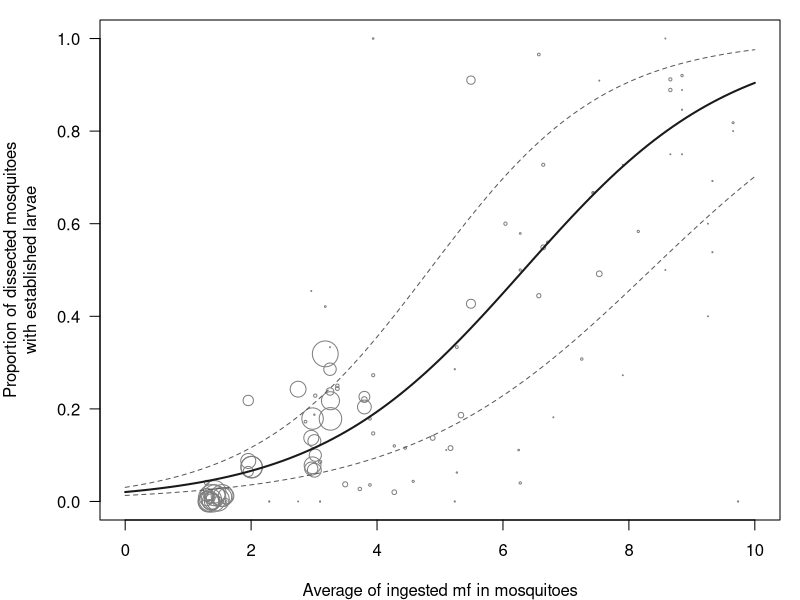
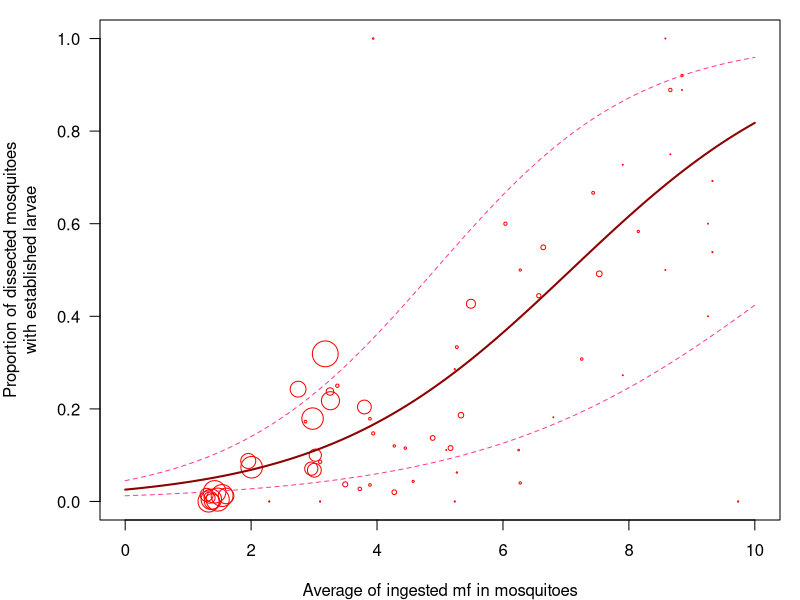
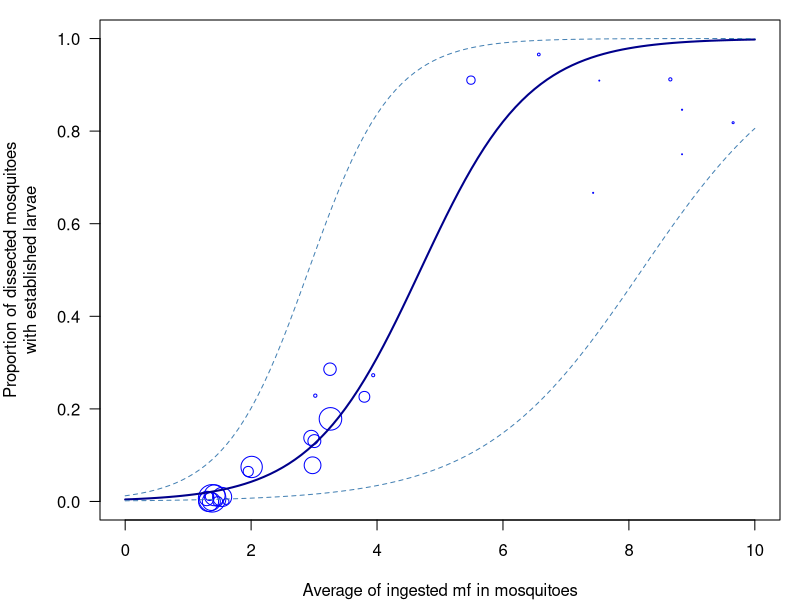

R code for these plots, in order: (Note: this script raises an error after producing the figures.)
# bootstrapped confidence interval
# SOURCE: https://epurdom.github.io/Stat131A/book/curve-fitting.html

# 1. Data used mfE vs. Mosquito proportion with Larvae #########################
# Data needed:
# dat_sel$Human_mf_intensity_per20uL
# dat_sel$Mosquito_larvae_infected_proportion_fromtotaldissected
# dat_sel$mf_mean_arithmetic_pertotaldissectedmosquito
# dat_sel$mfE_mean_calculated

# 1. Data preparation ##########################################################
library(tidyverse)
library(readxl)

dat_sel <- read.csv("inputs/Mosquito_EstablishedInfection_Data_clean.csv")

# 2. SUCCESSSS glm #############################################################

# 2.1. Use mfE vs. Proportion, ALL SPECIES #####################################
dat_anal <- dat_sel %>% 
  select(Reference, Mosquito_species, Mosquito_larvae_infected_proportion_fromtotaldissected, Mosquito_totaldissected, Mosquito_larvae_infected_count, mfE_mean_calculated) %>% 
  filter(!is.na(Mosquito_larvae_infected_proportion_fromtotaldissected) & Mosquito_larvae_infected_proportion_fromtotaldissected != "not_analysed",
         !is.na(mfE_mean_calculated) & mfE_mean_calculated != "not_analysed") %>%
  mutate(Unique_ID = row_number()) %>% 
  # view() %>% 
  glimpse()

# To simplify the code
y <- dat_anal$Mosquito_larvae_infected_proportion_fromtotaldissected
x <- dat_anal$mfE_mean_calculated
AllMosq <- dat_anal$Mosquito_totaldissected
AllPos <- dat_anal$Mosquito_larvae_infected_count

# THE BOOTSTRAP! ###############################################################
bootstrapGLM <- function(y, x, repetitions, confidence.level = 0.95, seed = 0) {
  set.seed(seed)  # For reproducibility
  fit <- glm(cbind(AllPos, AllMosq - AllPos) ~ x, family = binomial(link = "logit"))
  stat.obs <- coef(fit)
  sum.all <- summary(fit)
  std.Err <- sum.all$coefficients[, "Std. Error"] # that pain-in-the ass Std.Err coz examples only calculate CI
  
  # Predict fitted values for the original data
  fitted_values_original <- predict(fit, type = "response")  # Logistic predictions
  
  # Bootstrap function
  bootFun <- function() {
    sampled <- sample(1:length(y), size = length(y), replace = TRUE)
    fit_sampled <- glm(cbind(AllPos[sampled], AllMosq[sampled] - AllPos[sampled]) ~ x[sampled], family = binomial(link = "logit"))
    
    list(coef = coef(fit_sampled), fitted = predict(fit_sampled, type = "response")) # Return from the resampled model
  }
  
  stat.boot <- replicate(repetitions, bootFun(), simplify = FALSE)
  
  boot.coefs <- sapply(stat.boot, `[[`, "coef")
  boot.fitted <- do.call(cbind, lapply(stat.boot, `[[`, "fitted"))
  
  level <- 1 - confidence.level
  confidence.interval <- apply(boot.coefs, 1, quantile, probs = c(level/2, 1 - level/2))
  
  # Confidence intervals for fitted values
  fitted.lower <- apply(boot.fitted, 1, quantile, probs = level/2)
  fitted.upper <- apply(boot.fitted, 1, quantile, probs = 1 - level/2)
  
  # Return bootstrapped results: coefficients, fitted values, and their confidence intervals
  return(list(
    confidence.interval = cbind(lower = confidence.interval[1,], 
                                estimate = stat.obs, 
                                upper = confidence.interval[2,],
                                stdError = std.Err),
    bootStats = boot.coefs,  # Bootstrapped coefficients
    fittedValues = list(original = fitted_values_original, lower = fitted.lower, upper = fitted.upper)
  ))
}

logit <- function(x,l1,l2) { # Translated from the log-odds function from b0 = l1 & b1 = l2
  1/(1+exp(-(l1+l2*x)))
}

reverse_logit <- function(y, l1, l2) { # To find the value of x (ingested mf), given y = 50%
  (log(y/(1-y))-l1)/l2
}

# Call bootstrap with ORI data
result <- bootstrapGLM(y = cbind(AllPos, AllMosq - AllPos), 
                       x = dat_anal$mfE_mean_calculated, 
                       repetitions = 1000, 
                       confidence.level = 0.95,
                       seed = 0)
# result

# PLOT #########################################################################
# Confidence intervals
private_conf <- result$confidence.interval

# Bootstapped estim values (averaged)
private_estim <- rowMeans(result$bootStats)

# Save df result
combined_all <- cbind(private_conf, data.frame(estimate_glm_bootstrapped = as.numeric(private_estim))) %>% 
  mutate(mosquito = "all")

# Define parameters for logit function
lower <- private_conf[,1]
estim <- private_estim # the equation! (instead of private_conf[,2])
upper <- private_conf[,3]

# Plot the data
png("pictures/propvsave_1_all.png", width = 17, height = 12, unit = "cm", res = 1200)
par(mar = c(4, 5, 1, 1)) # bottom, left, top, right
plot(x,y, las = 1, pch = 1,
     xlab = "Average of ingested mf in mosquitoes", ylab = "Proportion of dissected mosquitoes\nwith established larvae",
     xlim = c(0,10), ylim = c(0,1), col = "grey50", cex = AllMosq/80)

curve(logit(x, estim[1], estim[2]), col = "grey10", add = TRUE, lwd = 2) # the equation based on bootstrap
curve(logit(x, upper[1], upper[2]), col = "grey35", add = TRUE, lty = 2) # Upper bound
curve(logit(x, lower[1], lower[2]), col = "grey35", add = TRUE, lty = 2) # Lower bound
dev.off()


# 2.2. Use mfE vs. Proportion, An. gambiae #####################################
# par(mfrow = c(1,2)) # for plotting together An. g & An. a in one output
dat_anal <- dat_sel %>% 
  select(Mosquito_species, Mosquito_larvae_infected_proportion_fromtotaldissected, Mosquito_totaldissected, Mosquito_larvae_infected_count, mfE_mean_calculated) %>% 
  filter(!is.na(Mosquito_larvae_infected_proportion_fromtotaldissected) & Mosquito_larvae_infected_proportion_fromtotaldissected != "not_analysed",
         !is.na(mfE_mean_calculated) & mfE_mean_calculated != "not_analysed",
         Mosquito_species == "An. gambiae") %>%
  mutate(Unique_ID = row_number()) %>% 
  # view() %>% 
  glimpse()

# To simplify my life a bit
y <- dat_anal$Mosquito_larvae_infected_proportion_fromtotaldissected
x <- dat_anal$mfE_mean_calculated
AllMosq <- dat_anal$Mosquito_totaldissected
AllPos <- dat_anal$Mosquito_larvae_infected_count

# THE BOOTSTRAP! ###############################################################
# bootstrapGLM have defined previously

# Call bootstrap with ORI data
result <- bootstrapGLM(y = cbind(AllPos, AllMosq - AllPos), 
                       x = dat_anal$mfE_mean_calculated, 
                       repetitions = 1000, 
                       confidence.level = 0.95,
                       seed = 0)
# result

# PLOT #########################################################################
# Confidence intervals
private_conf <- result$confidence.interval

# Bootstapped estim values (averaged)
private_estim <- rowMeans(result$bootStats)

# Save df result
combined_Ang <- cbind(private_conf, data.frame(estimate_glm_bootstrapped = as.numeric(private_estim))) %>% 
  mutate(mosquito = "An. gambiae")

# Define parameters for logit function
lower <- private_conf[,1]
estim <- private_estim # the equation! (instead of private_conf[,2])
upper <- private_conf[,3]

# Plot the data
png("pictures/propvsave_2_Angambiae.png", width = 17, height = 12, unit = "cm", res = 1200)
par(mar = c(4, 5, 1, 1)) # bottom, left, top, right
plot(x,y, las = 1, pch = 1,
     xlab = "Average of ingested mf in mosquitoes", ylab = "Proportion of dissected mosquitoes\nwith established larvae",
     xlim = c(0,10), ylim = c(0,1), col = "red", cex = AllMosq/80)

curve(logit(x, estim[1], estim[2]), col = "darkred", add = TRUE, lwd = 2) # the equation based on bootstrap
curve(logit(x, upper[1], upper[2]), col = "violetred1", add = TRUE, lty = 2) # Upper bound
curve(logit(x, lower[1], lower[2]), col = "violetred1", add = TRUE, lty = 2) # Lower bound
dev.off()


# 2.3. Use mfE vs. Proportion, An. arabiensis #####################################
dat_anal <- dat_sel %>% 
  select(Mosquito_species, Mosquito_larvae_infected_proportion_fromtotaldissected, Mosquito_totaldissected, Mosquito_larvae_infected_count, mfE_mean_calculated) %>% 
  filter(!is.na(Mosquito_larvae_infected_proportion_fromtotaldissected) & Mosquito_larvae_infected_proportion_fromtotaldissected != "not_analysed",
         !is.na(mfE_mean_calculated) & mfE_mean_calculated != "not_analysed",
         Mosquito_species == "An. arabiensis") %>%
  mutate(Unique_ID = row_number()) %>% 
  # view() %>% 
  glimpse()

# To simplify my life a bit
y <- dat_anal$Mosquito_larvae_infected_proportion_fromtotaldissected
x <- dat_anal$mfE_mean_calculated
AllMosq <- dat_anal$Mosquito_totaldissected
AllPos <- dat_anal$Mosquito_larvae_infected_count

# THE BOOTSTRAP! ###############################################################
# THE BOOTSTRAP! ###############################################################
# bootstrapGLM have defined previously

# Call bootstrap with ORI data
result <- bootstrapGLM(y = cbind(AllPos, AllMosq - AllPos), 
                       x = dat_anal$mfE_mean_calculated, 
                       repetitions = 1000, 
                       confidence.level = 0.95,
                       seed = 0)
# result

# PLOT #########################################################################
# Confidence intervals
private_conf <- result$confidence.interval

# Bootstapped estim values (averaged)
private_estim <- rowMeans(result$bootStats)

# Save df result
combined_Ana <- cbind(private_conf, data.frame(estimate_glm_bootstrapped = as.numeric(private_estim))) %>% 
  mutate(mosquito = "An. arabiensis")

# Define parameters for logit function
lower <- private_conf[,1]
estim <- private_estim # the equation! (instead of private_conf[,2])
upper <- private_conf[,3]

# Plot the data
png("pictures/propvsave_3_Anarabiensis.png", width = 17, height = 12, unit = "cm", res = 1200)
par(mar = c(4, 5, 1, 1)) # bottom, left, top, right
plot(x,y, las = 1, pch = 1,
     xlab = "Average of ingested mf in mosquitoes", ylab = "Proportion of dissected mosquitoes\nwith established larvae",
     xlim = c(0,10), ylim = c(0,1), col = "blue", cex = AllMosq/80)

curve(logit(x, estim[1], estim[2]), col = "darkblue", add = TRUE, lwd = 2) # the equation based on bootstrap
curve(logit(x, upper[1], upper[2]), col = "steelblue", add = TRUE, lty = 2) # Upper bound
curve(logit(x, lower[1], lower[2]), col = "steelblue", add = TRUE, lty = 2) # Lower bound
dev.off()


# 2.4. Use mfE vs. Proportion, An. melas #######################################
dat_anal <- dat_sel %>% 
  select(Mosquito_species, Mosquito_larvae_infected_proportion_fromtotaldissected, Mosquito_totaldissected, Mosquito_larvae_infected_count, mfE_mean_calculated) %>% 
  filter(!is.na(Mosquito_larvae_infected_proportion_fromtotaldissected) & Mosquito_larvae_infected_proportion_fromtotaldissected != "not_analysed",
         !is.na(mfE_mean_calculated) & mfE_mean_calculated != "not_analysed",
         Mosquito_species == "An. melas") %>%
  mutate(Unique_ID = row_number()) %>% 
  # view() %>% 
  glimpse()

# To simplify my life a bit
y <- dat_anal$Mosquito_larvae_infected_proportion_fromtotaldissected
x <- dat_anal$mfE_mean_calculated
AllMosq <- dat_anal$Mosquito_totaldissected
AllPos <- dat_anal$Mosquito_larvae_infected_count

# THE BOOTSTRAP! ###############################################################
# THE BOOTSTRAP! ###############################################################
# bootstrapGLM have defined previously

# Call bootstrap with ORI data
result <- bootstrapGLM(y = cbind(AllPos, AllMosq - AllPos), 
                       x = dat_anal$mfE_mean_calculated, 
                       repetitions = 1000, 
                       confidence.level = 0.95,
                       seed = 0)
# result

# PLOT #########################################################################
# Confidence intervals
private_conf <- result$confidence.interval

# Bootstapped estim values (averaged)
private_estim <- rowMeans(result$bootStats)

# Save df result
combined_Anm <- cbind(private_conf, data.frame(estimate_glm_bootstrapped = as.numeric(private_estim))) %>% 
  mutate(mosquito = "An. melas")

combined_final <- rbind(combined_all, combined_Ang, combined_Ana, combined_Anm)

write.csv(combined_final, "outputs/mosquitoes_logit_parameters.csv", row.names = T)

# Define parameters for logit function
lower <- private_conf[,1]
estim <- private_estim # the equation! (instead of private_conf[,2])
upper <- private_conf[,3]

# Plot the data
png("pictures/propvsave_4_Anmelas.png", width = 17, height = 12, unit = "cm", res = 1200)
par(mar = c(4, 5, 1, 1)) # bottom, left, top, right
plot(x,y, las = 1, pch = 1,
     xlab = "Average of ingested mf in mosquitoes", ylab = "Proportion of dissected mosquitoes\nwith established larvae",
     xlim = c(0,10), ylim = c(0,1), col = "forestgreen", cex = AllMosq/80)

curve(logit(x, estim[1], estim[2]), col = "darkgreen", add = TRUE, lwd = 2) # the equation based on bootstrap
curve(logit(x, upper[1], upper[2]), col = "darkseagreen4", add = TRUE, lty = 2) # Upper bound
curve(logit(x, lower[1], lower[2]), col = "darkseagreen4", add = TRUE, lty = 2) # Lower bound
dev.off()


# Additional cowpar(mar = c(4, 5, 1, 1)) # bottom, left, top, right for three Anopheles species (to be continued)
